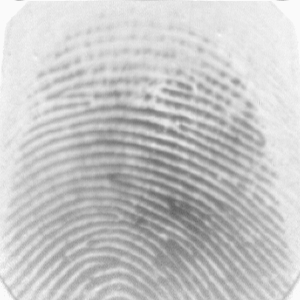
#> input picture fingerpirnt_detection/fingerprint_images/101_4.tif, 300 x 300 px; its folder holds 4 pictures in this run
$ python fingerprint_recognition.py
#> lines starting #> are read from the running program, lines starting #| are printed output that depends on the picture; after the words box and inside, x2 and y2 are one past the last pixel; in counts of white or black regions, pixels touching at a corner belong together
import cv2
import os
import random
import time
import numpy as np

# =============================================================================
# CONFIGURATION — adjust these values to tune recognition behaviour
# =============================================================================
IMAGES_DIR      = "fingerprint_images"  # directory with .tif fingerprint images
ORB_NFEATURES   = 500                   # max keypoints extracted by ORB per image
RATIO_TEST      = 0.75                  # Lowe's ratio threshold (lower = stricter)
ADAPTIVE_BLOCK  = 11                    # neighbourhood size for adaptive threshold (must be odd)
ADAPTIVE_C      = 2                     # constant subtracted from weighted mean


# =============================================================================
# STEP 1 — DATASET LOADING
# Parse every .tif file in the images directory and extract:
#   subject_id  → the person owning the fingerprint  (e.g. "101")
#   sample_id   → the specific impression number      (e.g. "3")
# Filename convention: {subject_id}_{sample_id}.tif
# =============================================================================
def load_dataset(images_dir):
    """Return a list of (abs_path, subject_id, sample_id) for every .tif file."""
#> called with images_dir = 'fingerprint_images'
    entries = []
    for fname in sorted(os.listdir(images_dir)):
        if not fname.lower().endswith(".tif"):
            continue
        name_parts = fname.replace(".tif", "").split("_")
        subject_id = name_parts[0]
        sample_id  = name_parts[1]
        abs_path   = os.path.join(images_dir, fname)
        entries.append((abs_path, subject_id, sample_id))
#> pass 2 of the loop in load_dataset, `for fname in sorted(os.listdir(images_dir)):`:
#> pass 3 of the loop in load_dataset, `for fname in sorted(os.listdir(images_dir)):`:
#> the loop made 4 passes; the first 3 are shown
    return entries


# =============================================================================
# STEP 2 — PREPROCESSING
# Adaptive thresholding converts the grayscale image to binary by comparing
# each pixel to the Gaussian-weighted mean of its local neighbourhood.
# This enhances the ridge/valley contrast independently of global lighting,
# which is critical for ORB to find stable keypoints on fingerprint patterns.
# =============================================================================
def preprocess(gray_img):
    """Apply adaptive Gaussian thresholding to a grayscale image."""
    # ── ADAPTIVE BINARIZATION ────────────────────────────────────────────────
    # Unlike a global threshold (e.g. all pixels > 128 → white), adaptive
    # thresholding computes a *local* threshold for every pixel based on the
    # intensity values in its neighbourhood window.
    #
    # How it works step by step:
    #   1. For each pixel P at (x, y), take the (ADAPTIVE_BLOCK × ADAPTIVE_BLOCK)
    #      window centred on P.
    #   2. Compute the Gaussian-weighted mean of that window  →  μ_local
    #      (pixels closer to the centre of the window contribute more).
    #   3. Subtract the constant C  →  threshold = μ_local - ADAPTIVE_C
    #   4. If P > threshold  →  output pixel = 255 (white / ridge)
    #      else              →  output pixel = 0   (black / valley)
    #
    # Why this matters for fingerprints:
    #   Fingerprint images often have uneven illumination or sensor noise.
    #   A global threshold would binarize some areas correctly but clip others.
    #   The local neighbourhood adapts to each region, preserving ridge detail
    #   across the entire image regardless of brightness variations.
    return cv2.adaptiveThreshold(
        gray_img,            # source: single-channel 8-bit grayscale image
        255,                 # maxValue: pixel value assigned when condition is met
        cv2.ADAPTIVE_THRESH_GAUSSIAN_C,  # method: Gaussian-weighted neighbourhood mean
        cv2.THRESH_BINARY,  # thresholding type: pixel > threshold → maxValue, else 0
        ADAPTIVE_BLOCK,     # blockSize: side length of the local neighbourhood (must be odd)
        ADAPTIVE_C          # C: constant subtracted from the weighted mean (fine-tunes sensitivity)
    )


# =============================================================================
# STEP 3 — FEATURE EXTRACTION (ORB)
# ORB (Oriented FAST and Rotated BRIEF) detects corners with FAST and computes
# a binary descriptor using BRIEF, adding orientation invariance via the
# intensity centroid method.  It is fast, license-free, and well-suited to
# binary, ridge-structured images like fingerprints.
# =============================================================================
orb = cv2.ORB_create(nfeatures=ORB_NFEATURES)

def extract_features(preprocessed_img):
    """Detect ORB keypoints and compute descriptors on a preprocessed image."""
    keypoints, descriptors = orb.detectAndCompute(preprocessed_img, None)
    return keypoints, descriptors


# =============================================================================
# STEP 4 — DESCRIPTOR MATCHING WITH LOWE'S RATIO TEST
# BFMatcher with NORM_HAMMING is the correct distance metric for binary
# descriptors (ORB produces bit-strings, so Hamming distance counts differing
# bits).  crossCheck=False is mandatory for knnMatch (k=2).
#
# Lowe's Ratio Test (from the SIFT paper): a match between descriptor A and
# its nearest neighbour B is accepted only if the distance to B is significantly
# smaller than the distance to the second-nearest neighbour C, i.e.:
#   distance(A,B) < RATIO_TEST * distance(A,C)
# This discards ambiguous matches and dramatically reduces false positives.
# =============================================================================
matcher = cv2.BFMatcher(cv2.NORM_HAMMING, crossCheck=False)

def get_good_matches(desc_query, desc_candidate):
    """Return the list of matches that pass Lowe's ratio test.
    Returning the full list (not just the count) allows callers to use the
    match objects directly with cv2.drawMatches for visualisation.
    """
    # Cannot match if either image produced no descriptors
    if desc_query is None or desc_candidate is None:
        return []
    # knnMatch requires at least k=2 descriptors on both sides
    if len(desc_query) < 2 or len(desc_candidate) < 2:
        return []

    # For every descriptor in the query image, find the 2 closest descriptors
    # in the candidate image (k=2: nearest neighbour m, second-nearest neighbour n).
    # Distance is Hamming (count of differing bits), since ORB descriptors are binary.
    knn_matches = matcher.knnMatch(desc_query, desc_candidate, k=2)

    # ── LOWE'S RATIO TEST ────────────────────────────────────────────────────
    # Proposed by David Lowe in the original SIFT paper (2004).
    # Problem it solves: many descriptor matches are ambiguous — the query
    # descriptor looks almost equally similar to two different candidate
    # descriptors.  Keeping those produces many false positives.
    #
    # The test keeps a match (query → m) only when:
    #   distance(query, m)  <  RATIO_TEST * distance(query, n)
    #
    #   m = nearest neighbour       (smallest Hamming distance)
    #   n = second-nearest neighbour (second smallest)
    #
    # Intuition:
    #   • If m.distance is much smaller than n.distance, the nearest neighbour
    #     is clearly the best option → the match is unambiguous → KEEP.
    #   • If m.distance ≈ n.distance, the descriptor could belong to either
    #     candidate → the match is ambiguous → DISCARD.
    #
    # RATIO_TEST = 0.75 means: accept only if the best match is at least
    # 25% closer than the runner-up.  Lower values are stricter (fewer but
    # more reliable matches); higher values are more permissive.
    return [m for m, n in knn_matches if m.distance < RATIO_TEST * n.distance]
    #        ↑ best match              ↑ ratio test condition


# =============================================================================
# STEP 7 — VISUALISATION
# Builds a three-section canvas:
#   • Header  — colour-coded verdict (green = correct, red = incorrect)
#   • Middle  — cv2.drawMatches side-by-side image with connecting lines
#   • Footer  — elapsed time and score
# The original grayscale images are used (not the preprocessed ones) so the
# actual fingerprint texture is visible behind the match lines.
# =============================================================================
MAX_DRAWN_MATCHES = 40   # cap lines so the image stays readable

def draw_result(query_gray, query_kp, best_gray, best_kp, good_matches,
                query_fname, best_fname, query_subj, predicted_subj,
                best_score, elapsed, correct):
    """Render and display the match visualisation window."""
    HEADER_H = 52
    FOOTER_H = 38

    # ── Side-by-side image with match lines ─────────────────────────────────
    # Limit drawn matches to avoid a cluttered image; sort by distance so the
    # strongest (lowest Hamming distance) matches are drawn first.
    top_matches = sorted(good_matches, key=lambda m: m.distance)[:MAX_DRAWN_MATCHES]

    match_img = cv2.drawMatches(
        query_gray, query_kp,
        best_gray,  best_kp,
        top_matches,
        None,
        matchColor=(0, 230, 0),              # bright green lines
        singlePointColor=(160, 160, 160),    # grey for unmatched keypoints
        flags=cv2.DrawMatchesFlags_NOT_DRAW_SINGLE_POINTS
    )

    h, w = match_img.shape[:2]

    # ── Assemble canvas ──────────────────────────────────────────────────────
    canvas = np.zeros((HEADER_H + h + FOOTER_H, w, 3), dtype=np.uint8)

    # Place the match image in the middle band
    canvas[HEADER_H: HEADER_H + h, :] = match_img

    # ── Header band ─────────────────────────────────────────────────────────
    # Background: dark green for correct, dark red for incorrect
    hdr_color = (30, 110, 30) if correct else (30, 30, 140)
    cv2.rectangle(canvas, (0, 0), (w, HEADER_H), hdr_color, -1)

    verdict     = "CORRECT" if correct else "INCORRECT"
    verdict_clr = (100, 255, 100) if correct else (100, 130, 255)

    # Left label — query
    cv2.putText(canvas,
                f"QUERY: {query_fname}  (Subject {query_subj})",
                (10, 22), cv2.FONT_HERSHEY_SIMPLEX, 0.55, (220, 220, 220), 1, cv2.LINE_AA)
    # Right label — best match
    mid = w // 2
    cv2.putText(canvas,
                f"BEST MATCH: {best_fname}  (Subject {predicted_subj})",
                (mid + 10, 22), cv2.FONT_HERSHEY_SIMPLEX, 0.55, (220, 220, 220), 1, cv2.LINE_AA)
    # Verdict centred on second line
    verdict_txt = f"Result: {verdict}"
    txt_sz, _ = cv2.getTextSize(verdict_txt, cv2.FONT_HERSHEY_SIMPLEX, 0.65, 2)
    cv2.putText(canvas,
                verdict_txt,
                ((w - txt_sz[0]) // 2, 45),
                cv2.FONT_HERSHEY_SIMPLEX, 0.65, verdict_clr, 2, cv2.LINE_AA)

    # ── Footer band ─────────────────────────────────────────────────────────
    fy = HEADER_H + h
    cv2.rectangle(canvas, (0, fy), (w, fy + FOOTER_H), (30, 30, 30), -1)
    footer_txt = (f"Good matches (best image): {len(good_matches)}  |  "
                  f"Elapsed: {elapsed:.4f} s  |  Press any key to close")
    cv2.putText(canvas, footer_txt,
                (10, fy + 25), cv2.FONT_HERSHEY_SIMPLEX, 0.5, (200, 200, 200), 1, cv2.LINE_AA)

    # ── Display ──────────────────────────────────────────────────────────────
    cv2.imshow("Fingerprint Recognition", canvas)
    cv2.waitKey(0)
    cv2.destroyAllWindows()


# =============================================================================
# MAIN — RECOGNITION PIPELINE
# =============================================================================
def main():
    # ── Load the full dataset ────────────────────────────────────────────────
    dataset = load_dataset(IMAGES_DIR)
    if len(dataset) < 2:
        print("ERROR: Not enough images in the dataset directory.")
        return

    # ── STEP 2A — Select a random query image ───────────────────────────────
    query_entry              = random.choice(dataset)
    query_path, query_subj, query_sample = query_entry

    print("=" * 60)
    print("FINGERPRINT RECOGNITION SYSTEM")
    print("=" * 60)
    print(f"Query image : {os.path.basename(query_path)}")
    print(f"True owner  : Subject {query_subj}")
    print(f"Comparing against {len(dataset) - 1} images ...\n")

    # ── Extract features from the query image ────────────────────────────────
    query_gray   = cv2.imread(query_path, cv2.IMREAD_GRAYSCALE)
#> query_gray is the input picture: shape (300, 300); min 100, max 250, mean 198.3
    query_proc   = preprocess(query_gray)          # ← ADAPTIVE BINARIZATION applied here
#> in preprocess, `return cv2.adaptiveThreshold( gray_img,`:
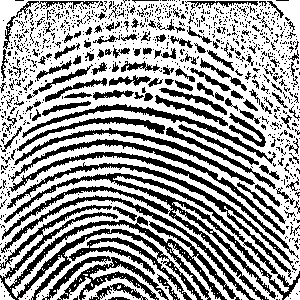
#> returned value: shape (300, 300); 61.6% white; 1034 black regions (896 under 20 px), largest, box (x1, y1, x2, y2) and area: (0, 205, 240, 300) 5777, (2, 173, 300, 300) 4435, (7, 162, 297, 279) 1782
    query_kp, query_desc = extract_features(query_proc)
#> in extract_features, `keypoints, descriptors = orb.detectAndCompute(preprocessed_img, None)`: keypoints = 500 keypoints; strongest (x, y, size): (141, 96, 31), (167, 265, 31), (139, 94, 31), (166, 260, 31)
#> query_kp has the same summary as keypoints in extract_features
    print(f"Query keypoints detected: {len(query_kp)}")
#| Query keypoints detected: 500

    # ── STEP 5 — Compare query against every other image ────────────────────
    # subject_scores accumulates good-match counts per subject (aggregation
    # across all samples of that subject).
    subject_scores = {}   # {subject_id: int}
    image_results  = []   # [(filename, subject_id, good_count)] — for reporting

    # Track the single best-matching individual image so we can visualise it
    best_individual = {
        "count":   -1,
        "fname":   "",
        "subj":    "",
        "gray":    None,
        "kp":      None,
        "matches": []
    }

    start_time = time.time()

    for path, subj_id, samp_id in dataset:
        # Skip the query image to avoid comparing with itself
        if path == query_path:
            continue

        # Preprocess and extract features from the candidate image
        cand_gray = cv2.imread(path, cv2.IMREAD_GRAYSCALE)
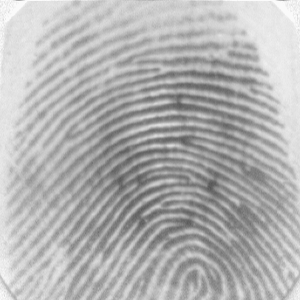
#> input picture fingerpirnt_detection/fingerprint_images/101_1.tif, 300 x 300 px
#> cand_gray is the input picture: shape (300, 300); min 86, max 250, mean 178.1
        cand_proc = preprocess(cand_gray)              # ← ADAPTIVE BINARIZATION applied here
#> in preprocess (call 2), `return cv2.adaptiveThreshold( gray_img,`:
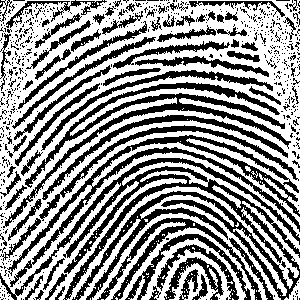
#> returned value: shape (300, 300); 57.2% white; 616 black regions (540 under 20 px), largest, box (x1, y1, x2, y2) and area: (0, 158, 300, 300) 9097, (3, 82, 291, 228) 4359, (7, 135, 300, 287) 4160
        cand_kp, cand_desc = extract_features(cand_proc)
#> in extract_features (call 2), `keypoints, descriptors = orb.detectAndCompute(preprocessed_img, None)`: keypoints = 500 keypoints; strongest (x, y, size): (128, 260, 31), (239, 228, 31), (34, 262, 31), (61, 196, 31)
#> cand_kp has the same summary as keypoints in extract_features

        # ← RATIO TEST applied inside get_good_matches — only unambiguous matches returned
        good_list = get_good_matches(query_desc, cand_desc)
#> in get_good_matches, `knn_matches = matcher.knnMatch(desc_query, desc_candidate, k=2)`: knn_matches = 500 matches
#> good_list = 19 matches
        good      = len(good_list)
#> good = 19

        # Accumulate score for this subject
        subject_scores[subj_id] = subject_scores.get(subj_id, 0) + good

        image_results.append((os.path.basename(path), subj_id, good))

        # Remember this image if it is the best individual match so far
        # (used later for the visual; we store the original gray, not preprocessed)
        if good > best_individual["count"]:
            best_individual.update({
                "count":   good,
                "fname":   os.path.basename(path),
                "subj":    subj_id,
                "gray":    cand_gray,
                "kp":      cand_kp,
                "matches": good_list
            })
#> pass 2 of the loop in main, `for path, subj_id, samp_id in dataset:`:
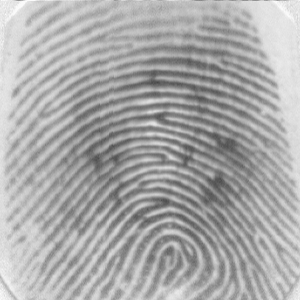
#> input picture fingerpirnt_detection/fingerprint_images/101_2.tif, 300 x 300 px
#> in main, cand_gray is the input picture: shape (300, 300); min 71, max 250, mean 169.5
#> in preprocess (call 3), `return cv2.adaptiveThreshold( gray_img,`:
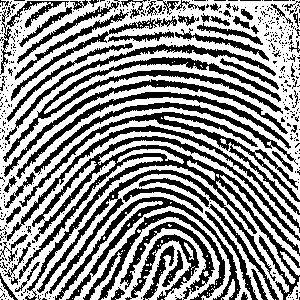
#> returned value: shape (300, 300); 56.2% white; 476 black regions (405 under 20 px), largest, box (x1, y1, x2, y2) and area: (19, 136, 300, 300) 6417, (3, 57, 283, 162) 2876, (19, 112, 300, 215) 2653
#> keypoints = 500 keypoints; strongest (x, y, size): (111, 37, 31), (265, 180, 31), (132, 268, 31), (257, 150, 31)
#> cand_kp has the same summary as keypoints in extract_features
#> good_list = 21 matches
#> good = 21
#> pass 3 of the loop in main, `for path, subj_id, samp_id in dataset:`:
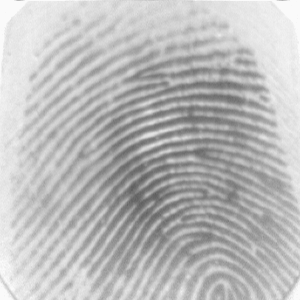
#> input picture fingerpirnt_detection/fingerprint_images/101_3.tif, 300 x 300 px
#> in main, cand_gray is the input picture: shape (300, 300); min 94, max 250, mean 186.8
#> in preprocess (call 4), `return cv2.adaptiveThreshold( gray_img,`:
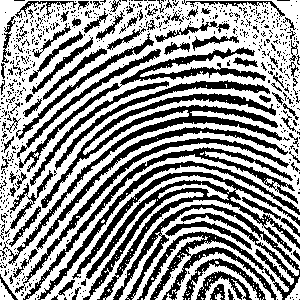
#> returned value: shape (300, 300); 58.3% white; 712 black regions (621 under 20 px), largest, box (x1, y1, x2, y2) and area: (113, 204, 300, 300) 4774, (72, 172, 300, 300) 4770, (3, 93, 282, 265) 4375
#> keypoints = 496 keypoints; strongest (x, y, size): (263, 220, 31), (166, 237, 31), (188, 254, 31), (177, 34, 31)
#> cand_kp has the same summary as keypoints in extract_features
#> good_list = 16 matches
#> good = 16
#> the loop made 4 passes; the first 3 are shown

    elapsed = time.time() - start_time

    # ── STEP 6 — Identify the owner ──────────────────────────────────────────
    # The subject whose images collectively matched the query the most
    predicted_subj = max(subject_scores, key=subject_scores.get)
#> predicted_subj = '101'
    best_score     = subject_scores[predicted_subj]
#> best_score = 56

    # ── STEP 7 — REPORT RESULTS ──────────────────────────────────────────────
    # Sort individual image results by good-match count (descending)
    image_results.sort(key=lambda x: x[2], reverse=True)

    print("\n--- TOP 10 INDIVIDUAL IMAGE MATCHES ---")
    print(f"{'Image':<20} {'Subject':<10} {'Good Matches':>12}")
    print("-" * 44)
    for fname, sid, score in image_results[:10]:
        print(f"{fname:<20} {sid:<10} {score:>12}")

    print("\n--- SUBJECT-LEVEL SCORE (aggregated) ---")
    print(f"{'Subject':<10} {'Total Score':>12}")
    print("-" * 24)
    for sid, total in sorted(subject_scores.items(), key=lambda x: x[1], reverse=True):
        marker = " ◄ PREDICTED" if sid == predicted_subj else ""
        print(f"{sid:<10} {total:>12}{marker}")
#> this loop made 1 pass
#> (sid, total, marker) on pass 1: ('101', 56, ' ◄ PREDICTED')
#| 101                  56 ◄ PREDICTED

    print("\n" + "=" * 60)
    print(f"Predicted owner : Subject {predicted_subj}  (score: {best_score})")
#| Predicted owner : Subject 101  (score: 56)
    print(f"True owner      : Subject {query_subj}")
    correct = predicted_subj == query_subj
#> correct = True
    print(f"Result          : {'✓ CORRECT' if correct else '✗ INCORRECT'}")
#| Result          : ✓ CORRECT
    print(f"Elapsed time    : {elapsed:.4f} seconds")
    print("=" * 60)

    # ── STEP 8 — VISUAL OUTPUT ────────────────────────────────────────────────
    # Show query vs. best individual match with connecting lines and verdict
    print("\nOpening visualisation window (press any key to close)...")
    draw_result(
        query_gray, query_kp,
        best_individual["gray"], best_individual["kp"], best_individual["matches"],
        os.path.basename(query_path), best_individual["fname"],
        query_subj, predicted_subj,
        best_score, elapsed, correct
    )
#> in draw_result, `match_img = cv2.drawMatches( query_gray, query_kp, best_gray,  best_kp..`:
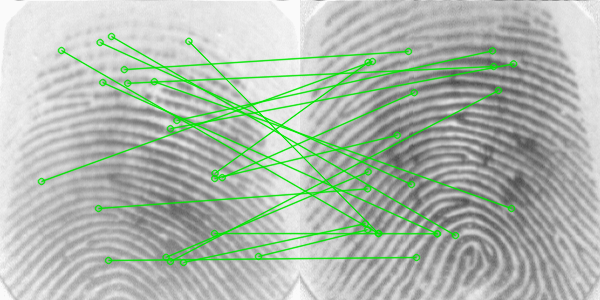
#> match_img: shape (300, 600, 3); mean of channels 0, 1, 2 175.2, 186.1, 175.2; drawn as B, G, R
#> in draw_result, `canvas[HEADER_H: HEADER_H + h, :] = match_img`:
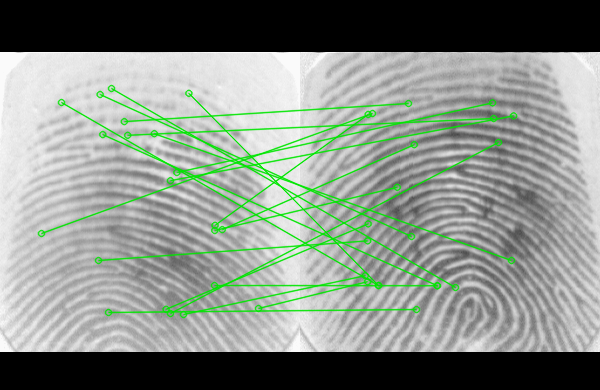
#> canvas: shape (390, 600, 3); mean of channels 0, 1, 2 134.8, 143.2, 134.8; drawn as B, G, R
#> in draw_result, `hdr_color = (30, 110, 30) if correct else (30, 30, 140)`: hdr_color = (30, 110, 30)
#> in draw_result, `verdict     = "CORRECT" if correct else "INCORRECT"`: verdict = 'CORRECT'
#> in draw_result, `verdict_clr = (100, 255, 100) if correct else (100, 130, 255)`: verdict_clr = (100, 255, 100)
#> in draw_result, `verdict_txt = f"Result: {verdict}"`: verdict_txt = 'Result: CORRECT'
#> in draw_result, `txt_sz, _ = cv2.getTextSize(verdict_txt, cv2.FONT_HERSHEY_SIMPLEX, 0.6..`: txt_sz = (172, 15)
#> in draw_result, `cv2.rectangle(canvas, (0, fy), (w, fy + FOOTER_H), (30, 30, 30), -1)`: canvas: shape (390, 600, 3); mean of channels 0, 1, 2 142.9, 162.2, 142.9
#> in draw_result, `cv2.putText(canvas, footer_txt, (10, fy + 25), cv2.FONT_HERSHEY_SIMPLE..`:
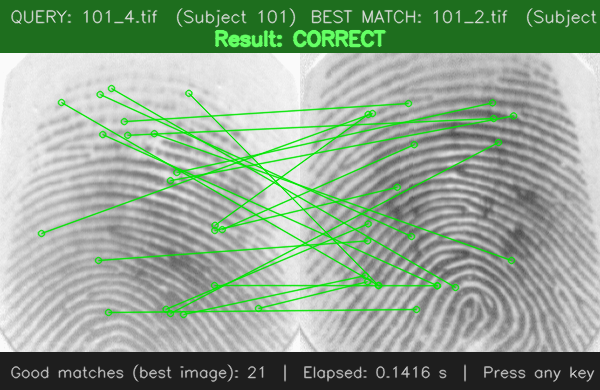
#> canvas: shape (390, 600, 3); mean of channels 0, 1, 2 143.9, 163.2, 143.9; drawn as B, G, R


if __name__ == "__main__":
    main()
